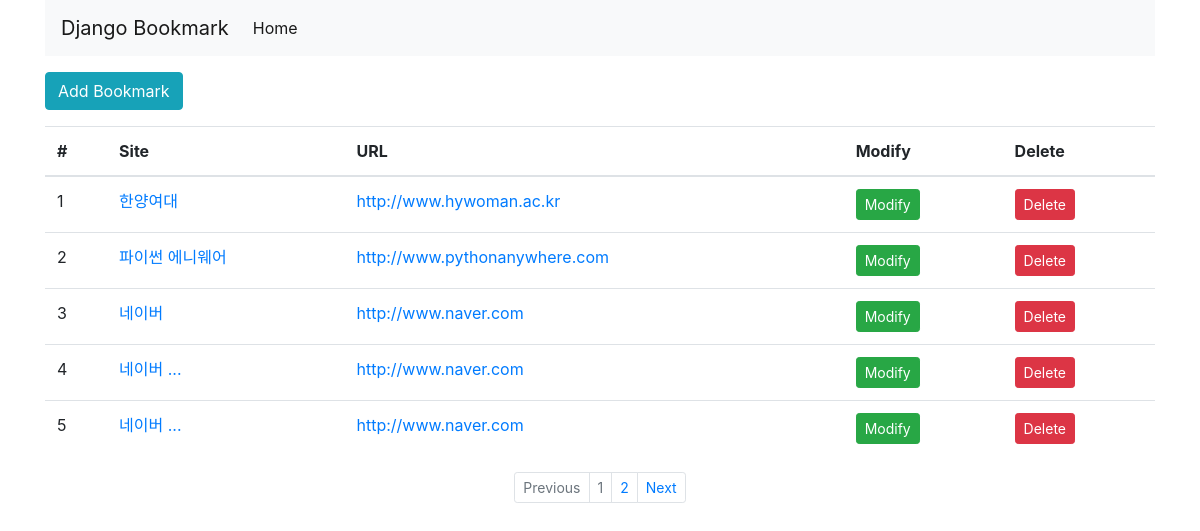
Before: /bookmark/ with the older database file.
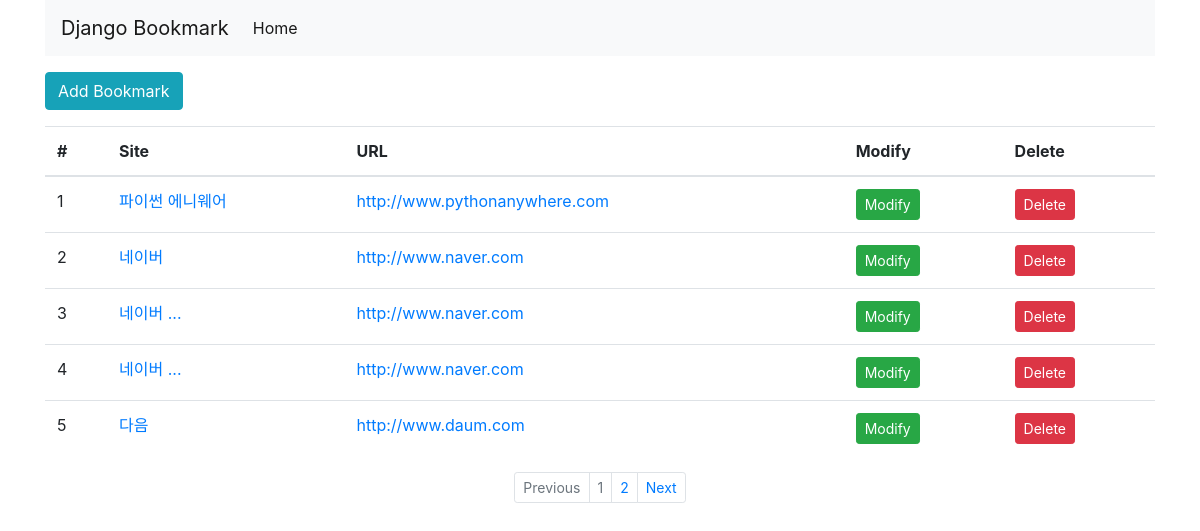
After: the same page with the newer database file.
### bookmark/models.py (models this page shows, shortened)
class Bookmark(models.Model):
    site_name = models.CharField(max_length=100)
    url = models.URLField('Site URL')

### bookmark/views.py (the view)
# urls.py: path('', BookmarkListView.as_view(), name='list'),
class BookmarkListView(ListView):
    model = Bookmark
    paginate_by = 5  # 페이징 기능

### bookmark/templates/bookmark/bookmark_list.html (shortened to what this page needs)
{% extends 'base.html' %}
{% block content %}
    <div class="btn-group">
        <a href="{% url 'add' %}" class="btn btn-info">Add Bookmark</a>
    </div>
    <table class="table">
        <thead>
            <tr>
                <th scope="col">#</th>
                <th scope="col">Site</th>
                <th scope="col">URL</th>
                <th scope="col">Modify</th>
                <th scope="col">Delete</th>
            </tr>
        </thead>
        <tbody>
            {% for bookmark in object_list %}
            <tr>
                <td>{{forloop.counter}}</td>
                <td><a href="{% url 'detail' bookmark.id %}">{{bookmark.site_name}}</a></td>
                <td><a href="{{bookmark.url}}" target="_blank">{{bookmark.url}}</a></td>
                <td><a href="{% url 'update' bookmark.id %}" class="btn btn-success btn-sm">Modify</a></td>
                <td><a href="{% url 'delete' bookmark.id %}" class="btn btn-danger btn-sm">Delete</a></td>
            </tr>
            {% endfor %}
        </tbody>
    </table>
{% endblock %}
{% block pagination %}
    {% if is_paginated %}
    <ul class="pagination justify-content-center pagination-sm">
        {% if page_obj.has_previous %}
            <li class="page-item">
              <a class="page-link" href="{% url 'list' %}?page={{ page_obj.previous_page_number }}" tabindex="-1">Previous</a>
            </li>
        {% else %}
            <li class="page-item disabled">
                <a class="page-link" href="#" tabindex="-1">Previous</a>
            </li>
        {% endif %}
        {% for object in page_obj.paginator.page_range %}
            <li class="page-item {% if page_obj.number == forloop.counter %}disabled{% endif %}">
                <a class="page-link" href="{{ request.path }}?page={{ forloop.counter }}">{{ forloop.counter }}</a>
            </li>
        {% endfor %}
        {% if page_obj.has_next %}
            <li class="page-item">
              <a class="page-link" href="{% url 'list' %}?page={{ page_obj.next_page_number }}">Next</a>
            </li>
        {% else %}
            <li class="page-item disabled">
                <a class="page-link" href="#">Next</a>
            </li>
        {% endif %}
    </ul>
    {% endif %}
{% endblock %}

### templates/base.html (shortened to what this page needs)
<!DOCTYPE html>
<html lang="en">
<head>
    <link rel="stylesheet" href="https://stackpath.bootstrapcdn.com/bootstrap/4.4.1/css/bootstrap.min.css">
    {% load static %}
    <link rel="stylesheet" href="{% static 'style.css' %}">
</head>
    <body>
        <div class="container">
            <nav class="navbar navbar-expand-lg navbar-light bg-light">
                <a class="navbar-brand" href="#">Django Bookmark</a>
                <div class="collapse navbar-collapse" id="navbarSupportedContent">
                    <ul class="navbar-nav mr-auto">
                        <li class="nav-item active">
                            <a class="nav-link" href="#">Home <span class="sr-only">(current)</span></a>
                        </li>
                    </ul>
                </div>
            </nav>
            <div class="row">
                <div class="col">
                    {% block content %}
                    {% endblock %}
                    {% block pagination %}
                    {% endblock %}
                </div>
            </div>
        </div>
</body>
</html>

### static/style.css (style rules this page uses)
body { width:100%; }

Changed rows visible on the page:
removed Bookmark: site_name "한양여대", url "http://www.hywoman.ac.kr"
now on this page (row unchanged): Bookmark: site_name "다음", url "http://www.daum.com"
